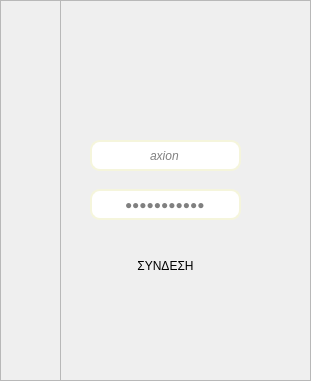
   <widget class="QFrame" name="login_fm">
    <property name="geometry">
     <rect>
      <x>0</x>
      <y>0</y>
      <width>311</width>
      <height>381</height>
     </rect>
    </property>
    <property name="styleSheet">
     <string notr="true">background-color: &quot;#2c3531&quot;;</string>
    </property>
    <property name="frameShape">
     <enum>QFrame::StyledPanel</enum>
    </property>
    <property name="frameShadow">
     <enum>QFrame::Raised</enum>
    </property>
    <widget class="QPushButton" name="login_btn">
     <property name="geometry">
      <rect>
       <x>90</x>
       <y>250</y>
       <width>151</width>
       <height>31</height>
      </rect>
     </property>
     <property name="styleSheet">
      <string notr="true">QPushButton {
	background-color: '#116466';
 	border-radius: 10px;
}</string>
     </property>
     <property name="text">
      <string>ΣΥΝΔΕΣΗ</string>
     </property>
    </widget>
    <widget class="QLineEdit" name="user_tb">
     <property name="geometry">
      <rect>
       <x>90</x>
       <y>140</y>
       <width>151</width>
       <height>31</height>
      </rect>
     </property>
     <property name="font">
      <font>
       <italic>true</italic>
      </font>
     </property>
     <property name="mouseTracking">
      <bool>true</bool>
     </property>
     <property name="styleSheet">
      <string notr="true">QLineEdit {
color: gray;
 border: 2px solid gray;
background-color: '#ffcb9a';
border-color: beige;
 border-radius: 10px;
}</string>
     </property>
     <property name="text">
      <string>axion</string>
     </property>
     <property name="alignment">
      <set>Qt::AlignCenter</set>
     </property>
    </widget>
    <widget class="QPushButton" name="minim_btn">
     <property name="geometry">
      <rect>
       <x>250</x>
       <y>10</y>
       <width>21</width>
       <height>21</height>
      </rect>
     </property>
     <property name="focusPolicy">
      <enum>Qt::NoFocus</enum>
     </property>
     <property name="styleSheet">
      <string notr="true"/>
     </property>
     <property name="text">
      <string/>
     </property>
     <property name="icon">
      <iconset>
       <normaloff>icons/minimize.png</normaloff>icons/minimize.png</iconset>
     </property>
     <property name="flat">
      <bool>true</bool>
     </property>
    </widget>
    <widget class="QPushButton" name="main_exit_btn">
     <property name="geometry">
      <rect>
       <x>280</x>
       <y>10</y>
       <width>21</width>
       <height>21</height>
      </rect>
     </property>
     <property name="focusPolicy">
      <enum>Qt::NoFocus</enum>
     </property>
     <property name="styleSheet">
      <string notr="true"/>
     </property>
     <property name="text">
      <string/>
     </property>
     <property name="icon">
      <iconset>
       <normaloff>icons/exit.png</normaloff>icons/exit.png</iconset>
     </property>
     <property name="flat">
      <bool>true</bool>
     </property>
    </widget>
    <widget class="QLabel" name="image_lb">
     <property name="geometry">
      <rect>
       <x>130</x>
       <y>60</y>
       <width>61</width>
       <height>61</height>
      </rect>
     </property>
     <property name="text">
      <string/>
     </property>
     <property name="pixmap">
      <pixmap>icons/user.png</pixmap>
     </property>
     <property name="scaledContents">
      <bool>true</bool>
     </property>
     <property name="alignment">
      <set>Qt::AlignCenter</set>
     </property>
    </widget>
    <widget class="QLineEdit" name="pass_tb">
     <property name="geometry">
      <rect>
       <x>90</x>
       <y>189</y>
       <width>151</width>
       <height>31</height>
      </rect>
     </property>
     <property name="font">
      <font>
       <italic>true</italic>
      </font>
     </property>
     <property name="styleSheet">
      <string notr="true">QLineEdit {
color: gray;
 border: 2px solid gray;
background-color: '#ffcb9a';
border-color: beige;
 border-radius: 10px;
}</string>
     </property>
     <property name="text">
      <string>h6945441201</string>
     </property>
     <property name="echoMode">
      <enum>QLineEdit::Password</enum>
     </property>
     <property name="alignment">
      <set>Qt::AlignCenter</set>
     </property>
    </widget>
    <widget class="QLabel" name="info_lb">
     <property name="geometry">
      <rect>
       <x>90</x>
       <y>230</y>
       <width>151</width>
       <height>16</height>
      </rect>
     </property>
     <property name="styleSheet">
      <string notr="true">color: rgb(170, 0, 0);</string>
     </property>
     <property name="text">
      <string/>
     </property>
     <property name="alignment">
      <set>Qt::AlignCenter</set>
     </property>
    </widget>
    <widget class="QFrame" name="toolBar_fm">
     <property name="geometry">
      <rect>
       <x>0</x>
       <y>0</y>
       <width>61</width>
       <height>471</height>
      </rect>
     </property>
     <property name="frameShape">
      <enum>QFrame::StyledPanel</enum>
     </property>
     <property name="frameShadow">
      <enum>QFrame::Raised</enum>
     </property>
     <widget class="QPushButton" name="settings_btn">
      <property name="enabled">
       <bool>true</bool>
      </property>
      <property name="geometry">
       <rect>
        <x>5</x>
        <y>0</y>
        <width>56</width>
        <height>48</height>
       </rect>
      </property>
      <property name="styleSheet">
       <string notr="true"/>
      </property>
      <property name="text">
       <string/>
      </property>
      <property name="icon">
       <iconset>
        <normaloff>icons/icon_menu.png</normaloff>icons/icon_menu.png</iconset>
      </property>
      <property name="flat">
       <bool>true</bool>
      </property>
     </widget>
     <widget class="QPushButton" name="home_bt">
      <property name="enabled">
       <bool>true</bool>
      </property>
      <property name="geometry">
       <rect>
        <x>5</x>
        <y>50</y>
        <width>56</width>
        <height>48</height>
       </rect>
      </property>
      <property name="sizePolicy">
       <sizepolicy hsizetype="Expanding" vsizetype="Fixed">
        <horstretch>0</horstretch>
        <verstretch>0</verstretch>
       </sizepolicy>
      </property>
      <property name="minimumSize">
       <size>
        <width>0</width>
        <height>45</height>
       </size>
      </property>
      <property name="font">
       <font>
        <pointsize>10</pointsize>
       </font>
      </property>
      <property name="cursor">
       <cursorShape>OpenHandCursor</cursorShape>
      </property>
      <property name="mouseTracking">
       <bool>true</bool>
      </property>
      <property name="toolTip">
       <string>HOME PAGE</string>
      </property>
      <property name="styleSheet">
       <string notr="true"/>
      </property>
      <property name="text">
       <string/>
      </property>
      <property name="icon">
       <iconset>
        <normaloff>icons/home.png</normaloff>icons/home.png</iconset>
      </property>
      <property name="iconSize">
       <size>
        <width>45</width>
        <height>40</height>
       </size>
      </property>
      <property name="flat">
       <bool>true</bool>
      </property>
     </widget>
     <widget class="QPushButton" name="taek_bt">
      <property name="enabled">
       <bool>true</bool>
      </property>
      <property name="geometry">
       <rect>
        <x>5</x>
        <y>109</y>
        <width>56</width>
        <height>48</height>
       </rect>
      </property>
      <property name="sizePolicy">
       <sizepolicy hsizetype="Expanding" vsizetype="Fixed">
        <horstretch>0</horstretch>
        <verstretch>0</verstretch>
       </sizepolicy>
      </property>
      <property name="minimumSize">
       <size>
        <width>0</width>
        <height>45</height>
       </size>
      </property>
      <property name="font">
       <font>
        <pointsize>10</pointsize>
       </font>
      </property>
      <property name="cursor">
       <cursorShape>OpenHandCursor</cursorShape>
      </property>
      <property name="mouseTracking">
       <bool>true</bool>
      </property>
      <property name="toolTip">
       <string>TAEKWON-DO</string>
      </property>
      <property name="styleSheet">
       <string notr="true"/>
      </property>
      <property name="text">
       <string/>
      </property>
      <property name="icon">
       <iconset>
        <normaloff>icons/taek_1.png</normaloff>icons/taek_1.png</iconset>
      </property>
      <property name="iconSize">
       <size>
        <width>45</width>
        <height>40</height>
       </size>
      </property>
      <property name="flat">
       <bool>true</bool>
      </property>
     </widget>
     <widget class="QPushButton" name="fencing_bt">
      <property name="enabled">
       <bool>true</bool>
      </property>
      <property name="geometry">
       <rect>
        <x>5</x>
        <y>168</y>
        <width>56</width>
        <height>48</height>
       </rect>
      </property>
      <property name="sizePolicy">
       <sizepolicy hsizetype="Expanding" vsizetype="Fixed">
        <horstretch>0</horstretch>
        <verstretch>0</verstretch>
       </sizepolicy>
      </property>
      <property name="minimumSize">
       <size>
        <width>0</width>
        <height>45</height>
       </size>
      </property>
      <property name="font">
       <font>
        <pointsize>10</pointsize>
       </font>
      </property>
      <property name="cursor">
       <cursorShape>OpenHandCursor</cursorShape>
      </property>
      <property name="mouseTracking">
       <bool>true</bool>
      </property>
      <property name="toolTip">
       <string>ΞΙΦΑΣΚΙΑ</string>
      </property>
      <property name="styleSheet">
       <string notr="true"/>
      </property>
      <property name="text">
       <string/>
      </property>
      <property name="icon">
       <iconset>
        <normaloff>icons/fencing.png</normaloff>icons/fencing.png</iconset>
      </property>
      <property name="iconSize">
       <size>
        <width>40</width>
        <height>40</height>
       </size>
      </property>
      <property name="flat">
       <bool>true</bool>
      </property>
     </widget>
     <widget class="QPushButton" name="oplo_bt">
      <property name="enabled">
       <bool>true</bool>
      </property>
      <property name="geometry">
       <rect>
        <x>5</x>
        <y>227</y>
        <width>56</width>
        <height>48</height>
       </rect>
      </property>
      <property name="sizePolicy">
       <sizepolicy hsizetype="Expanding" vsizetype="Fixed">
        <horstretch>0</horstretch>
        <verstretch>0</verstretch>
       </sizepolicy>
      </property>
      <property name="minimumSize">
       <size>
        <width>0</width>
        <height>45</height>
       </size>
      </property>
      <property name="font">
       <font>
        <pointsize>10</pointsize>
       </font>
      </property>
      <property name="cursor">
       <cursorShape>OpenHandCursor</cursorShape>
      </property>
      <property name="mouseTracking">
       <bool>true</bool>
      </property>
      <property name="toolTip">
       <string>ΟΠΛΟΜΑΧΙΑ</string>
      </property>
      <property name="styleSheet">
       <string notr="true"/>
      </property>
      <property name="text">
       <string/>
      </property>
      <property name="icon">
       <iconset>
        <normaloff>icons/shield.png</normaloff>icons/shield.png</iconset>
      </property>
      <property name="iconSize">
       <size>
        <width>45</width>
        <height>40</height>
       </size>
      </property>
      <property name="flat">
       <bool>true</bool>
      </property>
     </widget>
     <widget class="QPushButton" name="eco_bt">
      <property name="enabled">
       <bool>true</bool>
      </property>
      <property name="geometry">
       <rect>
        <x>5</x>
        <y>286</y>
        <width>56</width>
        <height>48</height>
       </rect>
      </property>
      <property name="sizePolicy">
       <sizepolicy hsizetype="Expanding" vsizetype="Fixed">
        <horstretch>0</horstretch>
        <verstretch>0</verstretch>
       </sizepolicy>
      </property>
      <property name="minimumSize">
       <size>
        <width>0</width>
        <height>45</height>
       </size>
      </property>
      <property name="font">
       <font>
        <pointsize>10</pointsize>
       </font>
      </property>
      <property name="cursor">
       <cursorShape>OpenHandCursor</cursorShape>
      </property>
      <property name="mouseTracking">
       <bool>true</bool>
      </property>
      <property name="toolTip">
       <string>ΟΙΚΟΝΟΜΙΚΑ</string>
      </property>
      <property name="styleSheet">
       <string notr="true"/>
      </property>
      <property name="text">
       <string/>
      </property>
      <property name="icon">
       <iconset>
        <normaloff>icons/finance.png</normaloff>icons/finance.png</iconset>
      </property>
      <property name="iconSize">
       <size>
        <width>45</width>
        <height>40</height>
       </size>
      </property>
      <property name="flat">
       <bool>true</bool>
      </property>
     </widget>
     <widget class="QPushButton" name="prese_bt">
      <property name="enabled">
       <bool>true</bool>
      </property>
      <property name="geometry">
       <rect>
        <x>5</x>
        <y>345</y>
        <width>56</width>
        <height>48</height>
       </rect>
      </property>
      <property name="sizePolicy">
       <sizepolicy hsizetype="Expanding" vsizetype="Fixed">
        <horstretch>0</horstretch>
        <verstretch>0</verstretch>
       </sizepolicy>
      </property>
      <property name="minimumSize">
       <size>
        <width>0</width>
        <height>45</height>
       </size>
      </property>
      <property name="font">
       <font>
        <pointsize>9</pointsize>
       </font>
      </property>
      <property name="cursor">
       <cursorShape>OpenHandCursor</cursorShape>
      </property>
      <property name="mouseTracking">
       <bool>true</bool>
      </property>
      <property name="toolTip">
       <string>ΠΑΡΟΥΣΙΕΣ</string>
      </property>
      <property name="styleSheet">
       <string notr="true"/>
      </property>
      <property name="text">
       <string/>
      </property>
      <property name="icon">
       <iconset>
        <normaloff>icons/open-book.png</normaloff>icons/open-book.png</iconset>
      </property>
      <property name="iconSize">
       <size>
        <width>45</width>
        <height>40</height>
       </size>
      </property>
      <property name="flat">
       <bool>true</bool>
      </property>
     </widget>
     <widget class="QPushButton" name="members_bt">
      <property name="enabled">
       <bool>true</bool>
      </property>
      <property name="geometry">
       <rect>
        <x>5</x>
        <y>404</y>
        <width>56</width>
        <height>48</height>
       </rect>
      </property>
      <property name="sizePolicy">
       <sizepolicy hsizetype="Expanding" vsizetype="Fixed">
        <horstretch>0</horstretch>
        <verstretch>0</verstretch>
       </sizepolicy>
      </property>
      <property name="minimumSize">
       <size>
        <width>0</width>
        <height>45</height>
       </size>
      </property>
      <property name="font">
       <font>
        <pointsize>9</pointsize>
       </font>
      </property>
      <property name="cursor">
       <cursorShape>OpenHandCursor</cursorShape>
      </property>
      <property name="mouseTracking">
       <bool>true</bool>
      </property>
      <property name="toolTip">
       <string>ΜΕΛΗ</string>
      </property>
      <property name="styleSheet">
       <string notr="true"/>
      </property>
      <property name="text">
       <string/>
      </property>
      <property name="icon">
       <iconset>
        <normaloff>icons/members.png</normaloff>icons/members.png</iconset>
      </property>
      <property name="iconSize">
       <size>
        <width>45</width>
        <height>40</height>
       </size>
      </property>
      <property name="flat">
       <bool>true</bool>
      </property>
     </widget>
    </widget>
   </widget>
